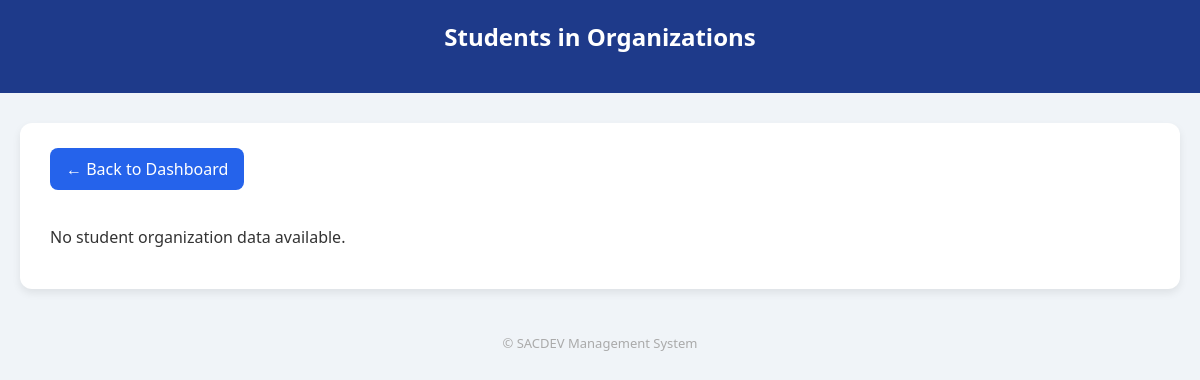
The app's page /students_orgs, older data.
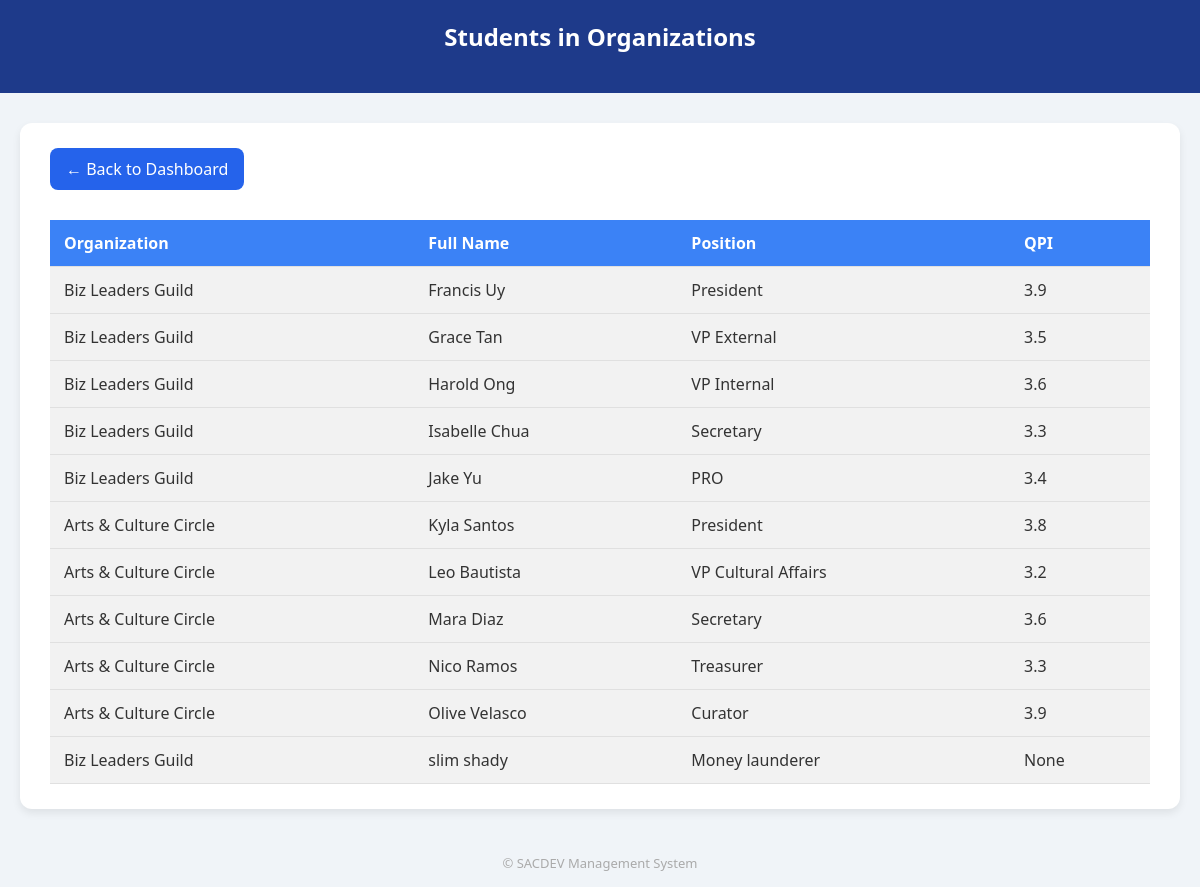
The same page, newer data.
### tables this page shows
CREATE TABLE members (
        id INTEGER PRIMARY KEY AUTOINCREMENT,
        org_id INTEGER,
        full_name TEXT,
        position TEXT,
        email TEXT,
        contact_no TEXT,
        sex TEXT,
        qpi REAL,
        course TEXT,
        year_level TEXT,
        college TEXT,
        FOREIGN KEY (org_id) REFERENCES organizations(id)
    );

CREATE TABLE organizations (
        id INTEGER PRIMARY KEY AUTOINCREMENT,
        name TEXT NOT NULL,
        description TEXT,
        mission TEXT,
        vision TEXT,
        status TEXT DEFAULT 'Pending'
    );

### app.py (the view)
@app.route('/students_orgs')
def students_orgs():
    try:
        conn = sqlite3.connect('database/users.db')
        conn.row_factory = sqlite3.Row
        c = conn.cursor()
        c.execute('''
            SELECT o.name AS org_name, m.*
            FROM members m
            JOIN organizations o ON m.org_id = o.id
        ''')
        students = c.fetchall()
        conn.close()
        return render_template('students_orgs.html', students=students)
    except Exception as e:
        import traceback
        return f"<pre>{traceback.format_exc()}</pre>"

### app.py (called while the page is built)
@app.teardown_appcontext
def close_connection(exception):
    db = getattr(g, '_database', None)
    if db is not None:
        db.close()

### templates/students_orgs.html (shortened to what this page needs)
<!DOCTYPE html>
<html lang="en">
<head>
</head>
<body>
    <div class="header">
        <h1>Students in Organizations</h1>
    </div>
    <div class="container">
        <a href="http://127.0.0.1:5000/sacdev_dashboard" class="back-button">← Back to Dashboard</a>
        {% if students %}
        <table>
            <thead>
                <tr>
                    <th>Organization</th>
                    <th>Full Name</th>
                    <th>Position</th>
                    <th>QPI</th>
                </tr>
            </thead>
            <tbody>
                {% for student in students %}
                <tr class="expand-toggle">
                    <td>{{ student['org_name'] }}</td>
                    <td>{{ student['full_name'] }}</td>
                    <td>{{ student['position'] }}</td>
                    <td>{{ student['qpi'] }}</td>
                </tr>
                {% endfor %}
            </tbody>
        </table>
        {% else %}
        <p>No student organization data available.</p>
        {% endif %}
    </div>
    <div class="footer">
        &copy; {{ year }} SACDEV Management System
    </div>
</body>
</html>

Row changes from the older to the newer data that the page shows:
added members: org_name "Biz Leaders Guild", full_name "Francis Uy", position "President", qpi "3.9"
added members: org_name "Biz Leaders Guild", full_name "Grace Tan", position "VP External", qpi "3.5"
added members: org_name "Biz Leaders Guild", full_name "Harold Ong", position "VP Internal", qpi "3.6"
added members: org_name "Biz Leaders Guild", full_name "Isabelle Chua", position "Secretary", qpi "3.3"
added members: org_name "Biz Leaders Guild", full_name "Jake Yu", position "PRO", qpi "3.4"
added members: org_name "Arts & Culture Circle", full_name "Kyla Santos", position "President", qpi "3.8"
added members: org_name "Arts & Culture Circle", full_name "Leo Bautista", position "VP Cultural Affairs", qpi "3.2"
added members: org_name "Arts & Culture Circle", full_name "Mara Diaz", position "Secretary", qpi "3.6"
added members: org_name "Arts & Culture Circle", full_name "Nico Ramos", position "Treasurer", qpi "3.3"
added members: org_name "Arts & Culture Circle", full_name "Olive Velasco", position "Curator", qpi "3.9"
added members: org_name "Biz Leaders Guild", full_name "slim shady", position "Money launderer", qpi "None"
Text that changed along with them:
text no longer shown: "No student organization data available."
text now shown: "Organization Full Name Position QPI"
